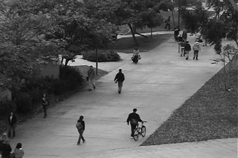
#> input picture calibration/vidf1_33_000_f013.png, 238 x 158 px
$ jupyter execute calibration_ucsdpeds.ipynb
#> lines starting #> are read from the running program, lines starting #| are printed output that depends on the picture
<h1>Table of Contents<span class="tocSkip"></span></h1>
<div class="toc"><ul class="toc-item"></ul></div>

[cell 1]
import cv2
import matplotlib.pyplot as plt
import numpy as np

[cell 2]
# figure = plt.figure(figsize=(8,8))
image = cv2.imread('vidf1_33_000_f013.png')
#> image is the input picture: shape (158, 238, 3); min 1, max 220, mean 92.9
plt.imshow(image)

#bike points
bike_back = np.array([132, 138])
bike_front = np.array([145, 128])
plt.scatter(bike_back[0], bike_back[1], color='r', s=7)
plt.scatter(bike_front[0],bike_front[1], color='r', s=7)
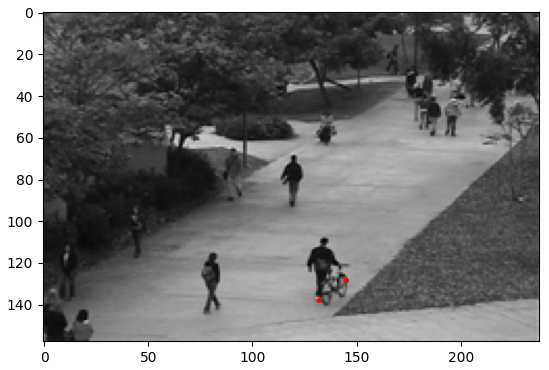
#> figure drawn by matplotlib, 1 panel

[cell 3]
# figure = plt.figure(figsize=(6,6))
# figure = plt.figure(figsize=(8,8))

image = cv2.imread('vidf1_33_000_f013.png')
plt.imshow(image)
# path boundary
bottom_right = np.array([143, 140])
bottom_left = np.array([5, 132])
top_left = np.array([38, 114])
top_right = np.array([165, 120])

plt.scatter(*bottom_right, color='r', s=8)
plt.scatter(*bottom_left, color='r', s=8)
plt.scatter(*top_left,color='r', s=8)
plt.scatter(*top_right, color='r', s=8)

rectangle = np.array([bottom_right, bottom_left, top_left, top_right, bottom_right])
plt.plot(rectangle[:,0], rectangle[:,1],color='b', ls='--')

[cell 4]
rectangle.shape

[cell 5]
inches_per_bike = 68
inch_per_meter = 39.37
meters_per_bike = inches_per_bike/inch_per_meter

bike_pixel_length = np.linalg.norm(bike_front - bike_back)
meters_per_pixel = meters_per_bike/bike_pixel_length

print('Meters/Pixel: {:.3f}'.format(meters_per_pixel))

[cell 6]
# rectangle lengths in pixels
short_side = np.linalg.norm(bottom_right - top_right)
long_side = (np.linalg.norm(bottom_right - bottom_left) +np.linalg.norm(top_right-top_left))/2
print('Short Length: {:.2f}, Long Length: {:.2f}'.format(short_side*meters_per_pixel, long_side * meters_per_pixel))

[cell 7]
# 7 pathway blocks ahead
world_bottom_left = np.array([0, 7*short_side*meters_per_pixel])
world_top_left = np.array([0,0])
world_top_right = np.array([long_side*meters_per_pixel, 0])
world_bottom_right = np.array([long_side*meters_per_pixel, 7*short_side*meters_per_pixel])

[cell 8]
# Get perspective transform
image_rect = np.float32([bottom_left, top_left, top_right, bottom_right])
world_rect = np.float32([world_bottom_left, world_top_left, world_top_right, world_bottom_right])
matrix_cam2world = cv2.getPerspectiveTransform(image_rect, world_rect)
matrix_cam2world10x = cv2.getPerspectiveTransform(image_rect, world_rect*10)

[cell 9]
np.savetxt('ucsd_matrix_cam2world.txt', matrix_cam2world)

[cell 10]
# Calculate ROI
figure = plt.figure(figsize=(8,8))

image = cv2.imread('vidf1_33_000_f013.png')
plt.imshow(image)

rectangle = []
for point in world_rect:
    cam_point = np.linalg.inv(matrix_cam2world) @ np.array([[point[0]], [point[1]], [1]]).reshape(3)
    rectangle.append(cam_point / cam_point[-1])
rectangle = np.array(rectangle)

plt.plot(rectangle[:,0], rectangle[:,1],color='r', ls='--')
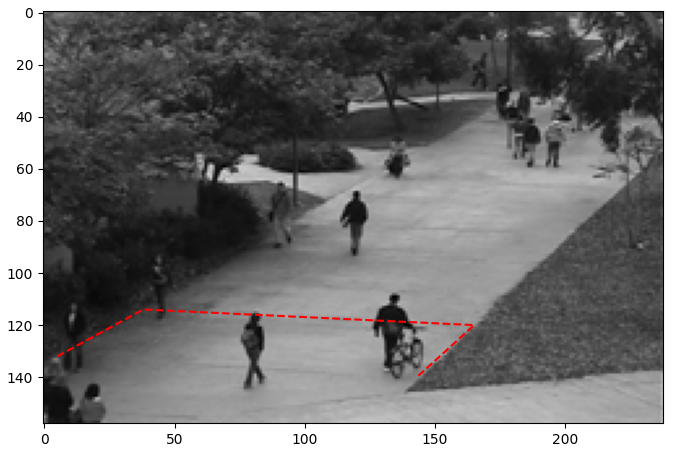
#> figure drawn by matplotlib, 1 panel

[cell 11]
rectangle

[cell 12]
world_rect

[cell 13]
image_rect = np.float32([bottom_left, top_left, top_right, bottom_right]).reshape(-1,1,2)
result = cv2.perspectiveTransform(image_rect, matrix_cam2world)

[cell 14]
warp = cv2.warpPerspective(image, matrix_cam2world10x, (139, 323))
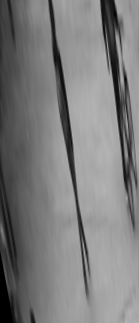
#> warp: shape (323, 139, 3); min 0, max 180, mean 124.2

$ run again, with calibration/lstdn_25_011.jpg saved as calibration/vidf1_33_000_f013.png
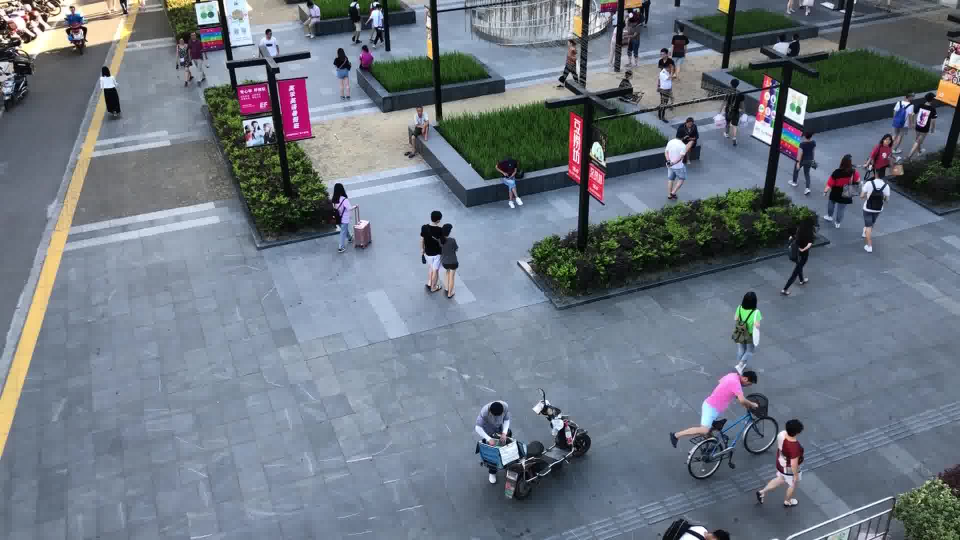
#> input picture calibration/lstdn_25_011.jpg, 1920 x 1080 px (shown at 1/2 size)
#> image is the input picture: shape (1080, 1920, 3); mean B, G, R 129.3, 118.5, 109.1
#> `[cell 10] # Calculate ROI figure = plt.figure(figsize=(8,8))  image = ..`:
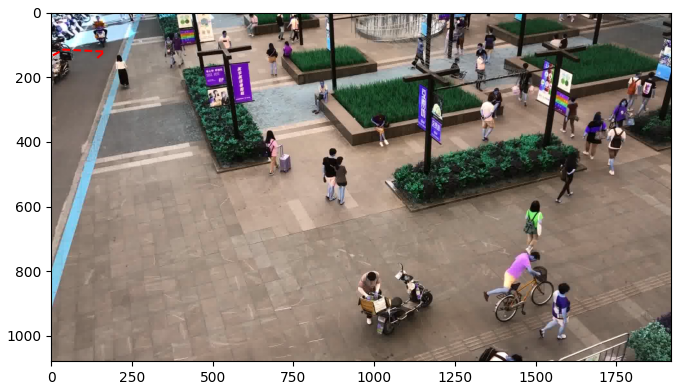
#> figure drawn by matplotlib, 1 panel; B, G, R data is drawn as R, G, B
#> `warp = cv2.warpPerspective(image, matrix_cam2world10x, (139, 323))`:
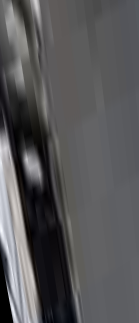
#> warp: shape (323, 139, 3); mean B, G, R 88, 86.3, 86.8
